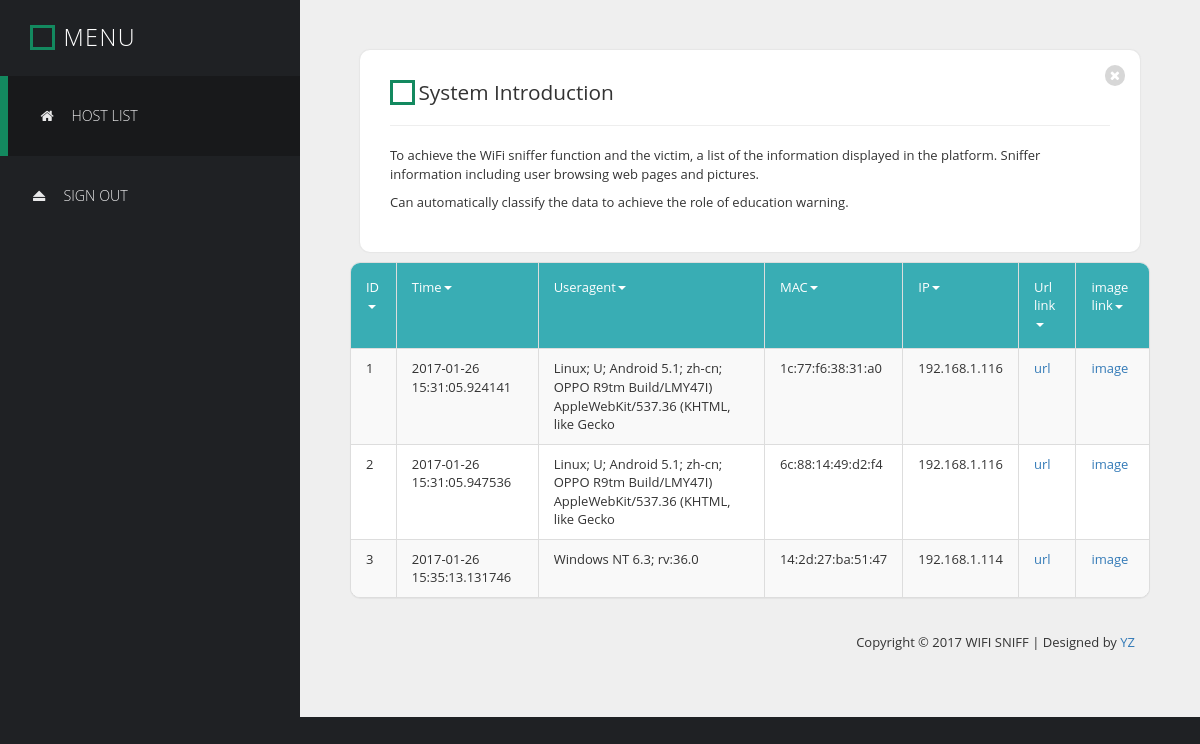
Before: / with the older database file.
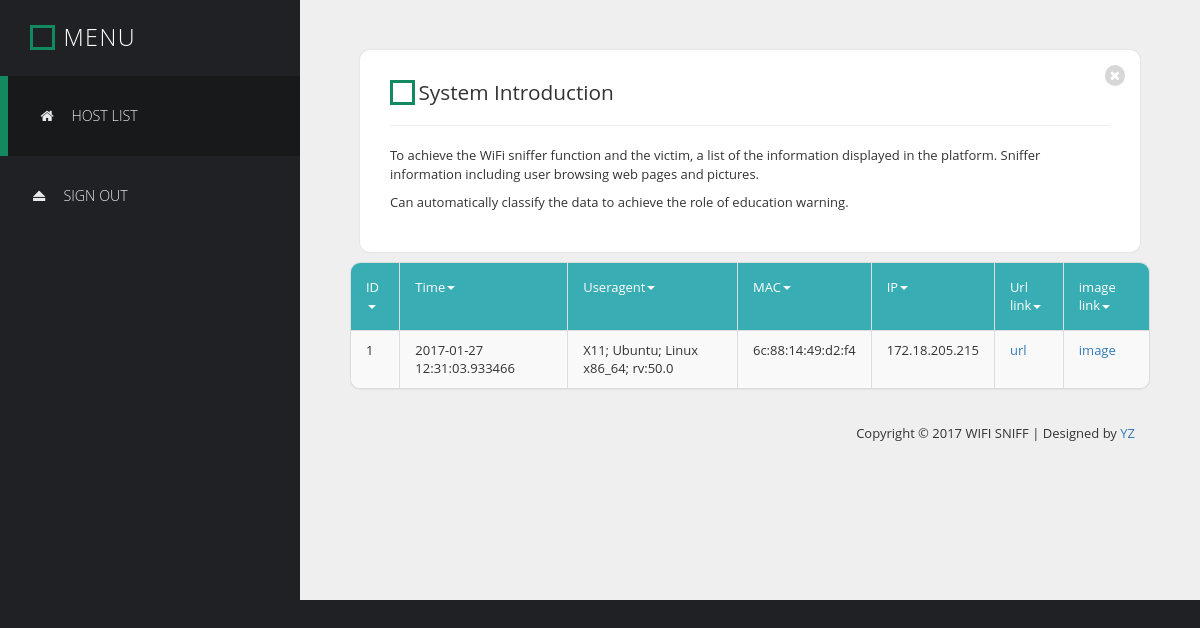
After: the same page with the newer database file.
### yz/models.py (models this page shows)
class Victim(models.Model):
    id = models.IntegerField(primary_key=True)
    useragent = models.TextField(blank=True, null=True)
    mac = models.TextField(blank=True, null=True)
    time = models.TextField(blank=True, null=True)
    ip = models.TextField(blank=True, null=True)
    class Meta:
        managed = False
        db_table = 'victim'

### yz/views.py (the view)
# urls.py: url(r'^$',yz_views.index),
def index(request):
	global user_list
	user_list = models.Victim.objects.all()
	return render(request,"index.html",{"data":user_list})

### templates/index.html (shortened to what this page needs)
<!DOCTYPE html>
<html lang="en">
  <head>
    <link href="static/css/font-awesome.min.css" rel="stylesheet">
    <link href="static/css/bootstrap.min.css" rel="stylesheet">
    <link href="static/css/templatemo-style.css" rel="stylesheet">
  </head>
  <body>
    <div class="templatemo-flex-row">
      <div class="templatemo-sidebar">
        <header class="templatemo-site-header">
          <div class="square"></div>
          <h1>Menu</h1>
        </header>
        <nav class="templatemo-left-nav">
          <ul>
            <li><a href="#" class="active"><i class="fa fa-home fa-fw"></i>Host List</a></li>
            <li><a href="login.html"><i class="fa fa-eject fa-fw"></i>Sign Out</a></li>
          </ul>
        </nav>
      </div>
      <div class="templatemo-content col-1 light-gray-bg">
        <div class="templatemo-content-container">
        <div class="templatemo-flex-row flex-content-row">
            <div class="templatemo-content-widget white-bg col-2">
              <i class="fa fa-times"></i>
              <div class="square"></div>
              <h2 class="templatemo-inline-block">System Introduction</h2><hr>
              <p>To achieve the WiFi sniffer function and the victim, a list of the information displayed in the platform. Sniffer information including user browsing web pages and pictures.</p>
              <p> Can automatically classify the data to achieve the role of education warning.</p>
            </div>
          </div>
            <div class="panel panel-default table-responsive">
              <table class="table table-striped table-bordered templatemo-user-table">
                <thead>
                  <tr>
                    <td>ID<span class="caret"></span></td>
                    <td>Time<span class="caret"></span></td>
                    <td>Useragent<span class="caret"></span></td>
                    <td>MAC<span class="caret"></span></td>
                    <td>IP<span class="caret"></span></td>
                    <td>Url link<span class="caret"></span></td>
                    <td>image link<span class="caret"></span></td>
                  </tr>
                </thead>
                <tbody>
                    {% for line in data %}
                      <tr>
                        <td>{{ line.id}}</td>
                        <td>{{ line.time}}</td>
                        <td>{{ line.useragent }}</td>
                        <td>{{ line.mac }}</td>
                        <td>{{ line.ip }}</td>
                        <td><a href="./show_url.html?id={{line.id}}">url</a></td>
                        <td><a href="./image.html?id={{line.id}}">image</a></td>
                      </tr>
                    {% endfor %}
                </tbody>
              </table>
            </div>
          <footer class="text-right">
            <p>Copyright &copy; 2017 WIFI SNIFF
            | Designed by <a href="http://yzbbd666.com" target="_parent">YZ</a></p>
          </footer>
        </div>
      </div>
    </div>
  </body>
</html>

### static/css/templatemo-style.css (style rules this page uses)
* { font-family: 'Open Sans', sans-serif; }
body { font-size: 13px; }
body, .templatemo-left-nav { background: #1f2124; }
h1, h2, h3 { margin: 0; }
h2 { font-size: 1.6em; }
ul { list-style-type: none; margin: 0; padding: 0; }
nav li { font-size: 1.1em; list-style: none; text-transform: uppercase; }
.templatemo-inline-block { display: inline-block; vertical-align: middle; }
.white-bg { background-color: white; }
.white-bg .fa-times { background-color: #d7d7d7; }
.light-gray-bg { background-color: #efefef; }
footer { padding: 15px; }
.templatemo-sidebar { width: 300px; }
.square { width: 25px; height: 25px; border: 3px solid #13895F; display: inline-block; vertical-align: middle; }
.templatemo-site-header { margin: 25px 30px; }
.templatemo-site-header h1 { color: white; display: inline-block; font-size: 1.8em; font-weight: 300; letter-spacing: 1.5px; margin: 0 5px; text-transform: uppercase; vertical-align: middle; }
.templatemo-left-nav li { font-weight: 300; }
.templatemo-left-nav a.active, .templatemo-left-nav a:hover { background: #18191b; border-left: 8px solid #13895F; }
.templatemo-left-nav a { color: #e9e9ea; display: block; padding: 30px; transition: all 0.3s ease; }
.templatemo-left-nav .fa { margin-right: 15px; }
.templatemo-content { margin-top: 0px; min-height: 600px; padding: 0; overflow-x: hidden; }
.templatemo-content-container { padding: 40px 50px; }
.templatemo-flex-row { display: -webkit-flex; display: -ms-flexbox; display: flex; }
.col-1 { -webkit-flex: 1; -ms-flex: 1; flex: 1; }
.col-2 { -webkit-flex: 2; -ms-flex: 2; flex: 2; }
.templatemo-content-widget { border-radius: 10px; padding: 30px; position: relative; margin: 10px; box-shadow: 0px 0px 1px 1px rgba(161, 159, 159, 0.1); }
.fa-times { border-radius: 15px; color: white; cursor: pointer; padding: 4px 5px; position: absolute; top: 15px; right: 15px; z-index: 100; transition: all 0.3s ease; }
.panel { border-radius: 10px; }
.table { margin-bottom: 0; }
.table>tbody>tr>td { padding: 10px 15px; }
.table>thead>tr>td { padding: 15px; }
.templatemo-user-table thead { background-color: #39ADB4; color: white; }
.panel>.table-responsive:last-child>.table:last-child, .panel>.table:last-child { border-bottom-right-radius: 10px; border-bottom-left-radius: 10px; }
.panel>.table:first-child { border-top-left-radius: 10px; border-top-right-radius: 10px; }
@media only screen and (min-width: 768px) { .templatemo-left-nav { display: block !important; } }

Changed rows visible on the page:
removed Victim: id "2", time "2017-01-26 15:31:05.947536", useragent "Linux; U; Android 5.1; zh-cn; OPPO R9tm Build/LMY47I) AppleWebKit/537.36 (KHTML, like Gecko", mac "6c:88:14:49:d2:f4", ip "192.168.1.116"
removed Victim: id "3", time "2017-01-26 15:35:13.131746", useragent "Windows NT 6.3; rv:36.0", mac "14:2d:27:ba:51:47", ip "192.168.1.114"
changed Victim: time "2017-01-26 15:31:05.924141" → "2017-01-27 12:31:03.933466"; useragent "Linux; U; Android 5.1; zh-cn; OPPO R9tm Build/LMY47I) AppleWebKit/537.36 (KHTML, like Gecko" → "X11; Ubuntu; Linux x86_64; rv:50.0"; mac "1c:77:f6:38:31:a0" → "6c:88:14:49:d2:f4"; ip "192.168.1.116" → "172.18.205.215"
